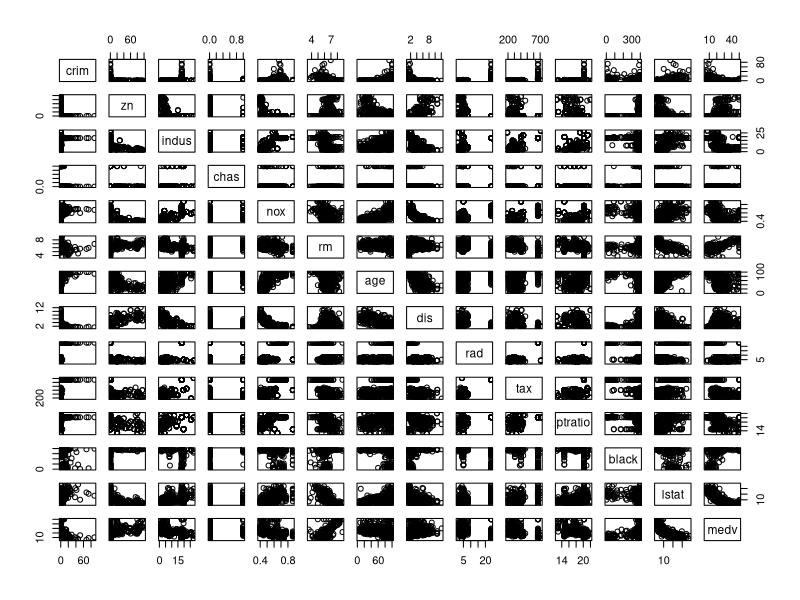
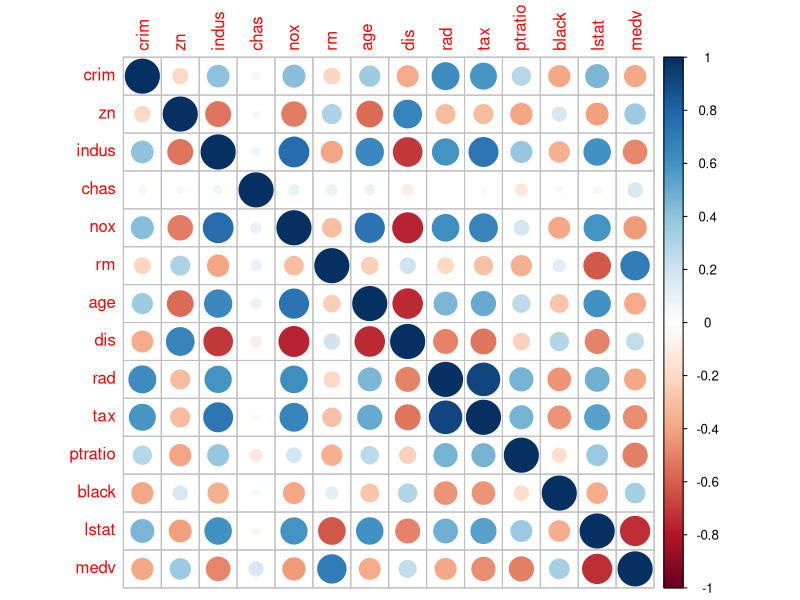
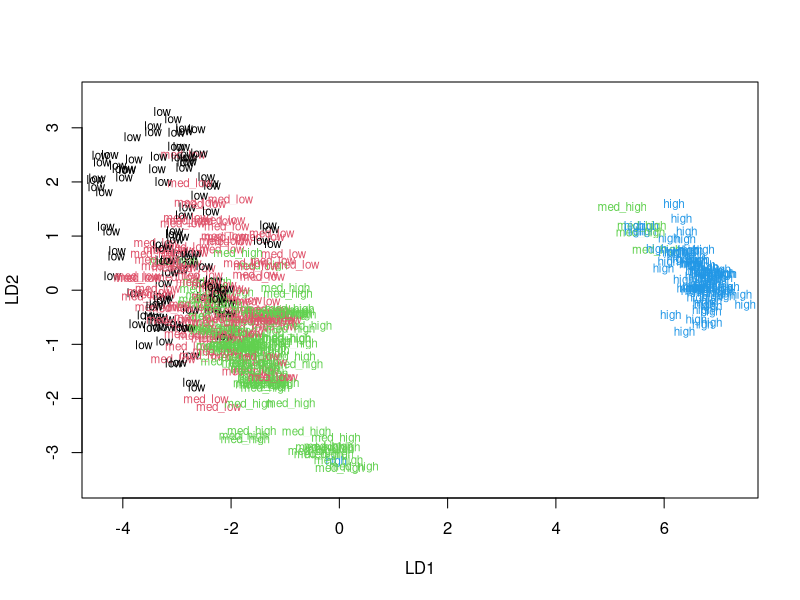
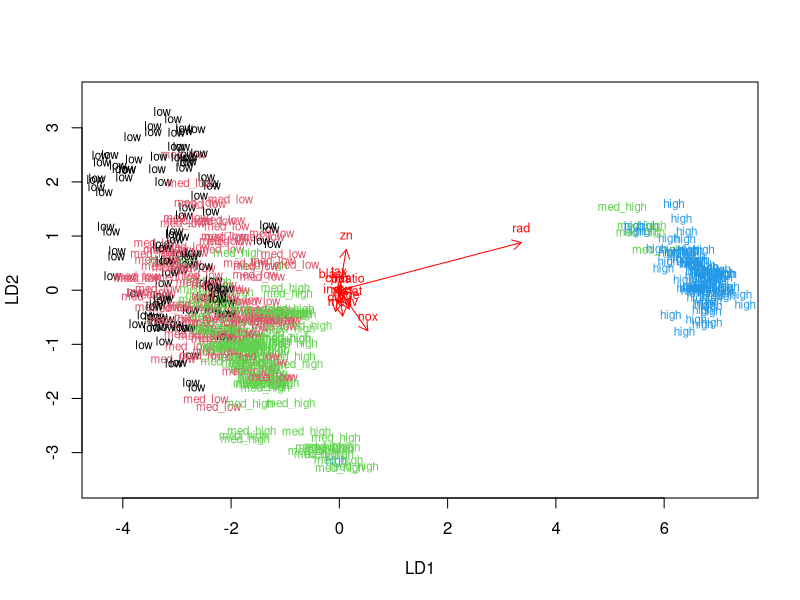
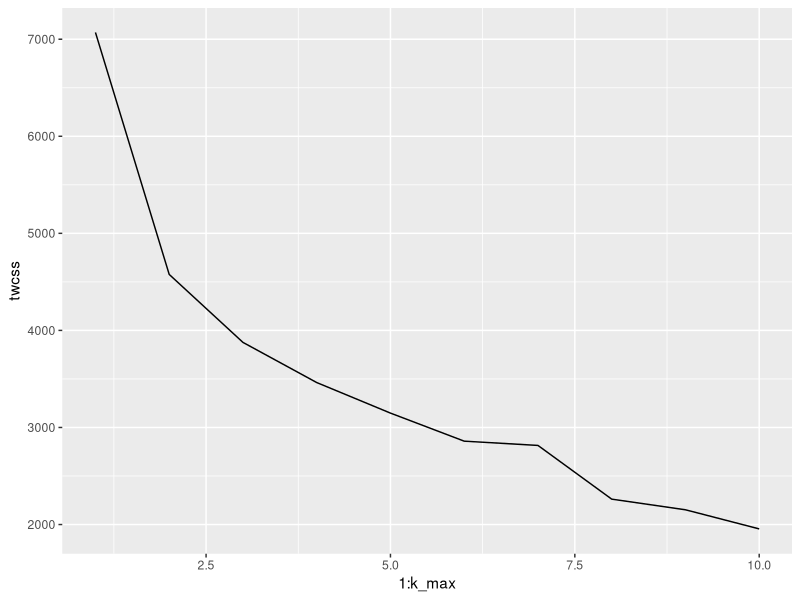
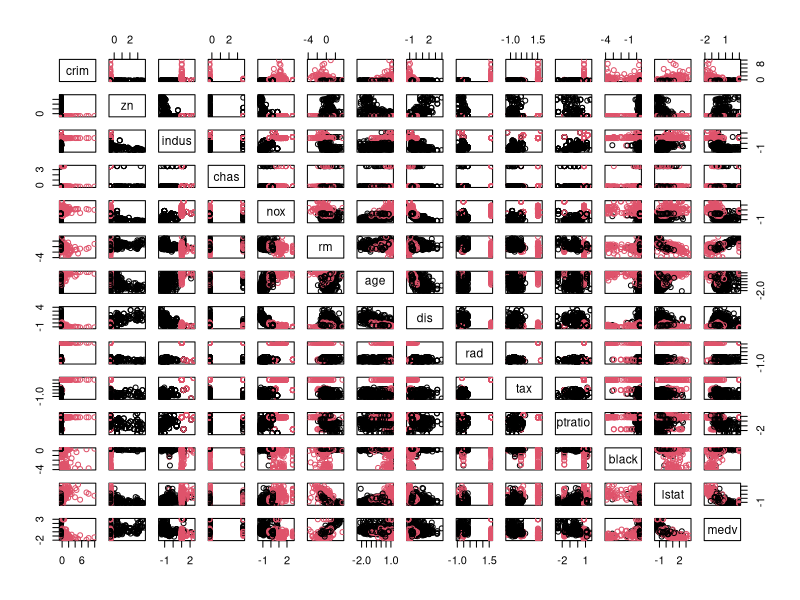

Write the R code that produced these figures, in order.
library(MASS)
data("Boston")
str(Boston)
dim(Boston)

pairs(Boston)
summary(Boston)
library(corrplot)
m <- cor(Boston)
corrplot(m, method = "circle")

boston_scaled <- scale(Boston)
summary(boston_scaled)
boston_scaled <- as.data.frame(boston_scaled)

summary(boston_scaled$crim)
bins <- quantile(boston_scaled$crim)
crime <- cut(boston_scaled$crim, breaks = bins, include.lowest = TRUE, labels = c("low", "med_low", "med_high", "high"))
table(crime)

boston_scaled <- dplyr::select(boston_scaled, -crim)
boston_scaled <- data.frame(boston_scaled, crime)

n <- nrow(boston_scaled)
ind <- sample(n, size = n*0.8)
train <- boston_scaled[ind, ]
test <- boston_scaled

lda.fit <- lda(crime ~ ., data=train)
classes <- as.numeric(train$crime)
plot(lda.fit, dimen = 2, col = classes, pch = classes)

lda.arrows <- function(x, myscale = 1, arrow_heads = 0.1, color = "red", tex = 0.75, choices = c(1,2)){
  heads <- coef(x)
  arrows(x0 = 0, y0 = 0, 
         x1 = myscale * heads[,choices[1]], 
         y1 = myscale * heads[,choices[2]], col=color, length = arrow_heads)
  text(myscale * heads[,choices], labels = row.names(heads), 
       cex = tex, col=color, pos=3)
}

plot(lda.fit, dimen = 2, col = classes, pch = classes) 
lda.arrows(lda.fit, myscale = 1)


crime_cat <- test$crime
test <- dplyr::select(test, -crime)
summary(test)

lda.pred <- predict(lda.fit, newdata = test)
table(correct = crime_cat, predicted = lda.pred$class)


data('Boston')
Boston2 <- scale(Boston)
dist_eu <- dist(Boston2)
summary(dist_eu)

set.seed(123)
k_max <- 10
twcss <- sapply(1:k_max, function(k){kmeans(Boston2, k)$tot.withinss})

library(ggplot2)
qplot(x=1:k_max, y=twcss, geom = 'line')

km <- kmeans(Boston2, centers = 2)
pairs(Boston2, col= km$cluster)

